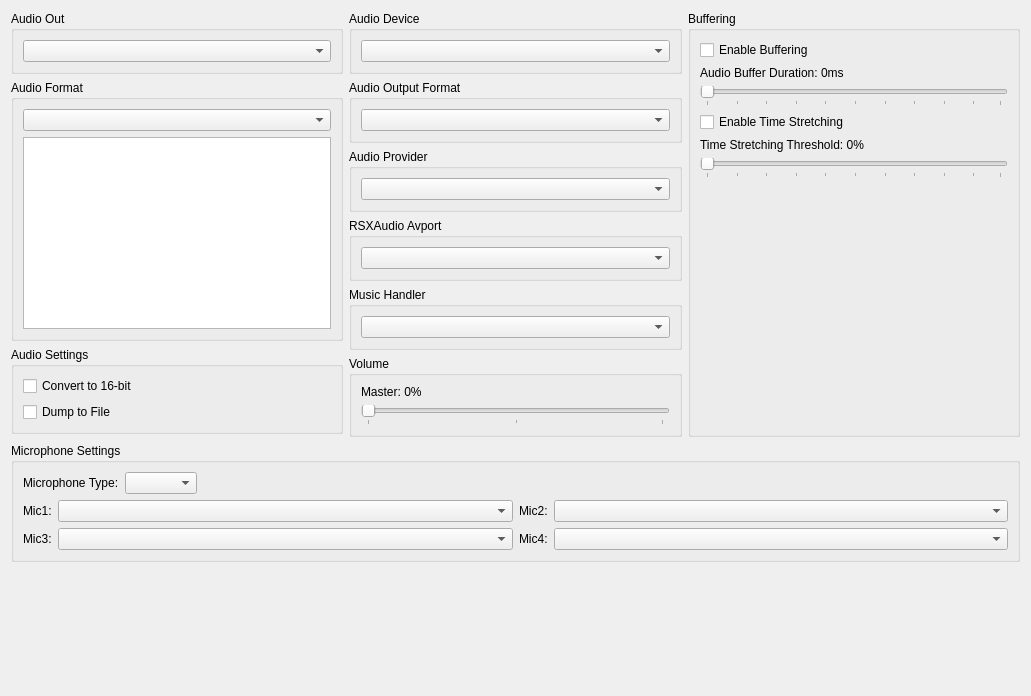
         <widget class="QWidget" name="audioTabScrollContents">
          <property name="geometry">
           <rect>
            <x>0</x>
            <y>0</y>
            <width>1031</width>
            <height>696</height>
           </rect>
          </property>
          <layout class="QVBoxLayout" name="audioTabScrollContentsLayout">
           <item>
            <layout class="QHBoxLayout" name="audioTabLayoutTop" stretch="1,1,1">
             <item>
              <layout class="QVBoxLayout" name="audioTabLayoutTopLeft">
               <item>
                <widget class="QGroupBox" name="gb_audio_out">
                 <property name="title">
                  <string>Audio Out</string>
                 </property>
                 <layout class="QVBoxLayout" name="gb_audio_out_layout">
                  <item>
                   <widget class="QComboBox" name="audioOutBox"/>
                  </item>
                 </layout>
                </widget>
               </item>
               <item>
                <widget class="QGroupBox" name="gb_audio_format">
                 <property name="title">
                  <string>Audio Format</string>
                 </property>
                 <layout class="QVBoxLayout" name="gb_audio_format_layout">
                  <item>
                   <widget class="QComboBox" name="combo_audio_format"/>
                  </item>
                  <item>
                   <widget class="QListWidget" name="list_audio_formats">
                    <property name="sizePolicy">
                     <sizepolicy hsizetype="Preferred" vsizetype="Preferred">
                      <horstretch>0</horstretch>
                      <verstretch>0</verstretch>
                     </sizepolicy>
                    </property>
                    <property name="selectionMode">
                     <enum>QAbstractItemView::SelectionMode::ExtendedSelection</enum>
                    </property>
                   </widget>
                  </item>
                 </layout>
                </widget>
               </item>
               <item>
                <widget class="QGroupBox" name="gb_audio_settings">
                 <property name="title">
                  <string>Audio Settings</string>
                 </property>
                 <layout class="QVBoxLayout" name="gb_audio_settings_layout">
                  <item>
                   <widget class="QCheckBox" name="convert">
                    <property name="text">
                     <string>Convert to 16-bit</string>
                    </property>
                   </widget>
                  </item>
                  <item>
                   <widget class="QCheckBox" name="audioDump">
                    <property name="text">
                     <string>Dump to File</string>
                    </property>
                   </widget>
                  </item>
                  <item>
                   <spacer name="spacer_audio_settings">
                    <property name="orientation">
                     <enum>Qt::Orientation::Vertical</enum>
                    </property>
                    <property name="sizeType">
                     <enum>QSizePolicy::Policy::MinimumExpanding</enum>
                    </property>
                    <property name="sizeHint" stdset="0">
                     <size>
                      <width>0</width>
                      <height>0</height>
                     </size>
                    </property>
                   </spacer>
                  </item>
                 </layout>
                </widget>
               </item>
               <item>
                <spacer name="verticalSpacerAudioLeft">
                 <property name="orientation">
                  <enum>Qt::Orientation::Vertical</enum>
                 </property>
                 <property name="sizeType">
                  <enum>QSizePolicy::Policy::MinimumExpanding</enum>
                 </property>
                 <property name="sizeHint" stdset="0">
                  <size>
                   <width>0</width>
                   <height>0</height>
                  </size>
                 </property>
                </spacer>
               </item>
              </layout>
             </item>
             <item>
              <layout class="QVBoxLayout" name="audioTabLayoutTopMiddle">
               <item>
                <widget class="QGroupBox" name="gb_audio_device">
                 <property name="title">
                  <string>Audio Device</string>
                 </property>
                 <layout class="QVBoxLayout" name="gb_audio_device_layout">
                  <item>
                   <widget class="QComboBox" name="audioDeviceBox"/>
                  </item>
                 </layout>
                </widget>
               </item>
               <item>
                <widget class="QGroupBox" name="gb_audio_channel_layout">
                 <property name="title">
                  <string>Audio Output Format</string>
                 </property>
                 <layout class="QVBoxLayout" name="gb_audio_channel_layout_layout">
                  <item>
                   <widget class="QComboBox" name="combo_audio_channel_layout"/>
                  </item>
                 </layout>
                </widget>
               </item>
               <item>
                <widget class="QGroupBox" name="gb_audio_provider">
                 <property name="title">
                  <string>Audio Provider</string>
                 </property>
                 <layout class="QVBoxLayout" name="gb_audio_provider_layout">
                  <item>
                   <widget class="QComboBox" name="audioProviderBox"/>
                  </item>
                 </layout>
                </widget>
               </item>
               <item>
                <widget class="QGroupBox" name="gb_audio_avport">
                 <property name="title">
                  <string>RSXAudio Avport</string>
                 </property>
                 <layout class="QVBoxLayout" name="gb_audio_avport_layout">
                  <item>
                   <widget class="QComboBox" name="audioAvportBox"/>
                  </item>
                 </layout>
                </widget>
               </item>
               <item>
                <widget class="QGroupBox" name="gb_music_handler">
                 <property name="title">
                  <string>Music Handler</string>
                 </property>
                 <layout class="QVBoxLayout" name="gb_music_handler_layout">
                  <item>
                   <widget class="QComboBox" name="musicHandlerBox"/>
                  </item>
                 </layout>
                </widget>
               </item>
               <item>
                <widget class="QGroupBox" name="gb_audio_volume">
                 <property name="title">
                  <string>Volume</string>
                 </property>
                 <layout class="QVBoxLayout" name="gb_audio_volume_layout">
                  <item>
                   <widget class="QWidget" name="master_volume" native="true">
                    <layout class="QVBoxLayout" name="layout_master_volume">
                     <property name="leftMargin">
                      <number>0</number>
                     </property>
                     <property name="topMargin">
                      <number>0</number>
                     </property>
                     <property name="rightMargin">
                      <number>0</number>
                     </property>
                     <property name="bottomMargin">
                      <number>0</number>
                     </property>
                     <item>
                      <widget class="QLabel" name="masterVolumeLabel">
                       <property name="text">
                        <string>Master: 0%</string>
                       </property>
                      </widget>
                     </item>
                     <item>
                      <widget class="QSlider" name="masterVolume">
                       <property name="orientation">
                        <enum>Qt::Orientation::Horizontal</enum>
                       </property>
                       <property name="tickPosition">
                        <enum>QSlider::TickPosition::TicksBelow</enum>
                       </property>
                       <property name="tickInterval">
                        <number>50</number>
                       </property>
                      </widget>
                     </item>
                    </layout>
                   </widget>
                  </item>
                  <item>
                   <spacer name="spacer_audio_volume">
                    <property name="orientation">
                     <enum>Qt::Orientation::Vertical</enum>
                    </property>
                    <property name="sizeType">
                     <enum>QSizePolicy::Policy::MinimumExpanding</enum>
                    </property>
                    <property name="sizeHint" stdset="0">
                     <size>
                      <width>0</width>
                      <height>0</height>
                     </size>
                    </property>
                   </spacer>
                  </item>
                 </layout>
                </widget>
               </item>
              </layout>
             </item>
             <item>
              <layout class="QVBoxLayout" name="audioTabLayoutTopRight">
               <item>
                <widget class="QGroupBox" name="gb_audio_buffering">
                 <property name="title">
                  <string>Buffering</string>
                 </property>
                 <layout class="QVBoxLayout" name="gb_audio_buffering_layout">
                  <item>
                   <widget class="QCheckBox" name="enableBuffering">
                    <property name="text">
                     <string>Enable Buffering</string>
                    </property>
                   </widget>
                  </item>
                  <item>
                   <widget class="QWidget" name="audio_buffer_duration" native="true">
                    <layout class="QVBoxLayout" name="layout_audio_buffer_duration">
                     <property name="leftMargin">
                      <number>0</number>
                     </property>
                     <property name="topMargin">
                      <number>0</number>
                     </property>
                     <property name="rightMargin">
                      <number>0</number>
                     </property>
                     <property name="bottomMargin">
                      <number>0</number>
                     </property>
                     <item>
                      <widget class="QLabel" name="audioBufferDurationLabel">
                       <property name="text">
                        <string>Audio Buffer Duration: 0ms</string>
                       </property>
                      </widget>
                     </item>
                     <item>
                      <widget class="QSlider" name="audioBufferDuration">
                       <property name="orientation">
                        <enum>Qt::Orientation::Horizontal</enum>
                       </property>
                       <property name="tickPosition">
                        <enum>QSlider::TickPosition::TicksBelow</enum>
                       </property>
                       <property name="tickInterval">
                        <number>10</number>
                       </property>
                      </widget>
                     </item>
                    </layout>
                   </widget>
                  </item>
                  <item>
                   <widget class="QCheckBox" name="enableTimeStretching">
                    <property name="text">
                     <string>Enable Time Stretching</string>
                    </property>
                   </widget>
                  </item>
                  <item>
                   <widget class="QWidget" name="time_stretching_threshold" native="true">
                    <layout class="QVBoxLayout" name="layout_time_stretching_threshold">
                     <property name="leftMargin">
                      <number>0</number>
                     </property>
                     <property name="topMargin">
                      <number>0</number>
                     </property>
                     <property name="rightMargin">
                      <number>0</number>
                     </property>
                     <property name="bottomMargin">
                      <number>0</number>
                     </property>
                     <item>
                      <widget class="QLabel" name="timeStretchingThresholdLabel">
                       <property name="text">
                        <string>Time Stretching Threshold: 0%</string>
                       </property>
                      </widget>
                     </item>
                     <item>
                      <widget class="QSlider" name="timeStretchingThreshold">
                       <property name="orientation">
                        <enum>Qt::Orientation::Horizontal</enum>
                       </property>
                       <property name="tickPosition">
                        <enum>QSlider::TickPosition::TicksBelow</enum>
                       </property>
                       <property name="tickInterval">
                        <number>10</number>
                       </property>
                      </widget>
                     </item>
                    </layout>
                   </widget>
                  </item>
                  <item>
                   <spacer name="verticalSpacerAudioRight">
                    <property name="orientation">
                     <enum>Qt::Orientation::Vertical</enum>
                    </property>
                    <property name="sizeType">
                     <enum>QSizePolicy::Policy::MinimumExpanding</enum>
                    </property>
                    <property name="sizeHint" stdset="0">
                     <size>
                      <width>0</width>
                      <height>0</height>
                     </size>
                    </property>
                   </spacer>
                  </item>
                 </layout>
                </widget>
               </item>
              </layout>
             </item>
            </layout>
           </item>
           <item>
            <widget class="QGroupBox" name="gb_microphone_settings">
             <property name="title">
              <string>Microphone Settings</string>
             </property>
             <layout class="QVBoxLayout" name="gb_microphone_settings_layout">
              <item>
               <layout class="QHBoxLayout" name="microphoneLayoutTop">
                <item>
                 <widget class="QLabel" name="microphoneLabel">
                  <property name="text">
                   <string>Microphone Type:</string>
                  </property>
                 </widget>
                </item>
                <item>
                 <widget class="QComboBox" name="microphoneBox"/>
                </item>
                <item>
                 <spacer name="microphoneSpacer">
                  <property name="orientation">
                   <enum>Qt::Orientation::Horizontal</enum>
                  </property>
                  <property name="sizeType">
                   <enum>QSizePolicy::Policy::MinimumExpanding</enum>
                  </property>
                  <property name="sizeHint" stdset="0">
                   <size>
                    <width>0</width>
                    <height>0</height>
                   </size>
                  </property>
                 </spacer>
                </item>
               </layout>
              </item>
              <item>
               <layout class="QHBoxLayout" name="microphoneLayoutBottom">
                <item>
                 <layout class="QVBoxLayout" name="microphoneLayoutLabel1and3">
                  <item>
                   <widget class="QLabel" name="microphone1Label">
                    <property name="sizePolicy">
                     <sizepolicy hsizetype="Minimum" vsizetype="Preferred">
                      <horstretch>0</horstretch>
                      <verstretch>0</verstretch>
                     </sizepolicy>
                    </property>
                    <property name="text">
                     <string>Mic1:</string>
                    </property>
                   </widget>
                  </item>
                  <item>
                   <widget class="QLabel" name="microphone3Label">
                    <property name="sizePolicy">
                     <sizepolicy hsizetype="Minimum" vsizetype="Preferred">
                      <horstretch>0</horstretch>
                      <verstretch>0</verstretch>
                     </sizepolicy>
                    </property>
                    <property name="text">
                     <string>Mic3:</string>
                    </property>
                   </widget>
                  </item>
                 </layout>
                </item>
                <item>
                 <layout class="QVBoxLayout" name="microphoneLayoutBox1and3">
                  <item>
                   <widget class="QComboBox" name="microphone1Box">
                    <property name="sizePolicy">
                     <sizepolicy hsizetype="Expanding" vsizetype="Fixed">
                      <horstretch>0</horstretch>
                      <verstretch>0</verstretch>
                     </sizepolicy>
                    </property>
                   </widget>
                  </item>
                  <item>
                   <widget class="QComboBox" name="microphone3Box">
                    <property name="sizePolicy">
                     <sizepolicy hsizetype="Expanding" vsizetype="Fixed">
                      <horstretch>0</horstretch>
                      <verstretch>0</verstretch>
                     </sizepolicy>
                    </property>
                   </widget>
                  </item>
                 </layout>
                </item>
                <item>
                 <layout class="QVBoxLayout" name="microphoneLayoutLabel2and4">
                  <item>
                   <widget class="QLabel" name="microphone2Label">
                    <property name="sizePolicy">
                     <sizepolicy hsizetype="Minimum" vsizetype="Preferred">
                      <horstretch>0</horstretch>
                      <verstretch>0</verstretch>
                     </sizepolicy>
                    </property>
                    <property name="text">
                     <string>Mic2:</string>
                    </property>
                   </widget>
                  </item>
                  <item>
                   <widget class="QLabel" name="microphone4Label">
                    <property name="sizePolicy">
                     <sizepolicy hsizetype="Minimum" vsizetype="Preferred">
                      <horstretch>0</horstretch>
                      <verstretch>0</verstretch>
                     </sizepolicy>
                    </property>
                    <property name="text">
                     <string>Mic4:</string>
                    </property>
                   </widget>
                  </item>
                 </layout>
                </item>
                <item>
                 <layout class="QVBoxLayout" name="microphoneLayoutBox2and4">
                  <item>
                   <widget class="QComboBox" name="microphone2Box">
                    <property name="sizePolicy">
                     <sizepolicy hsizetype="Expanding" vsizetype="Fixed">
                      <horstretch>0</horstretch>
                      <verstretch>0</verstretch>
                     </sizepolicy>
                    </property>
                   </widget>
                  </item>
                  <item>
                   <widget class="QComboBox" name="microphone4Box">
                    <property name="sizePolicy">
                     <sizepolicy hsizetype="Expanding" vsizetype="Fixed">
                      <horstretch>0</horstretch>
                      <verstretch>0</verstretch>
                     </sizepolicy>
                    </property>
                   </widget>
                  </item>
                 </layout>
                </item>
               </layout>
              </item>
             </layout>
            </widget>
           </item>
           <item>
            <spacer name="audioTabSpacer">
             <property name="orientation">
              <enum>Qt::Orientation::Vertical</enum>
             </property>
             <property name="sizeType">
              <enum>QSizePolicy::Policy::MinimumExpanding</enum>
             </property>
             <property name="sizeHint" stdset="0">
              <size>
               <width>0</width>
               <height>0</height>
              </size>
             </property>
            </spacer>
           </item>
          </layout>
         </widget>
